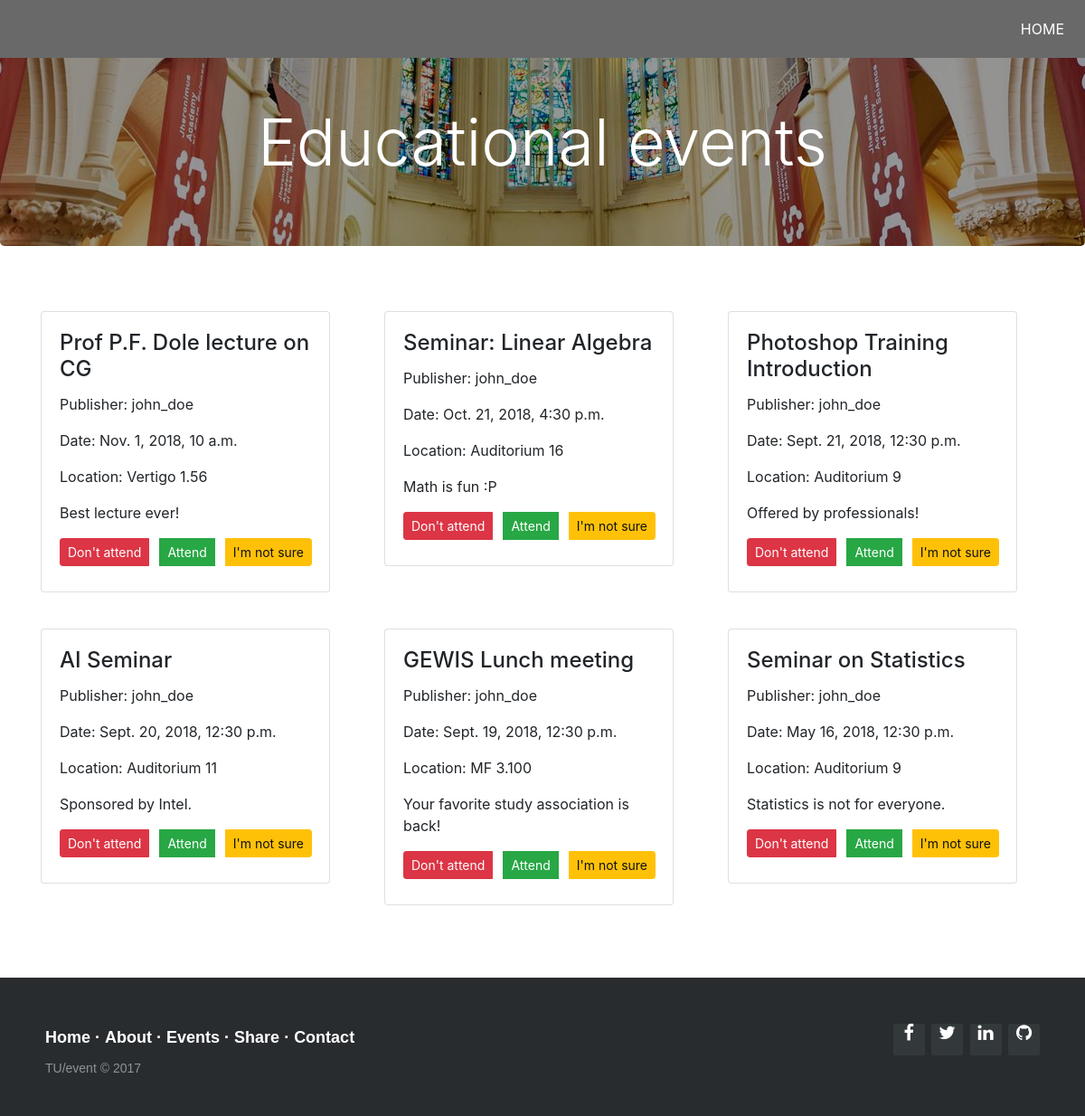
Screenshot of /educational with the database file from the repository.
### app/models.py (models this page shows, shortened)
class Event(models.Model):
    CATEGORIES = (
        ('le', 'Leisure'),
        ('pe', 'Personal'),
        ('ed', 'Educational'),
        ('pr', 'Professional'),
    )
    published_by = models.ForeignKey(User, on_delete=models.CASCADE)
    event_name = models.CharField(max_length=200)
    event_location = models.CharField(max_length=250)
    event_date = models.DateTimeField('Date_format: YYYY-MM-DD HH:mm:ss')
    event_description = models.CharField(max_length=300)
    event_category = models.CharField(
        max_length=2,
        choices=CATEGORIES,
    )

### app/views.py (the view)
# urls.py: path('educational', views.educational, name='educational'),
def educational(request):
    latest_event_list = Event.objects.filter(event_category='ed')
    latest_event_list = latest_event_list.order_by('-event_date')[:50]
    context = {'latest_event_list': latest_event_list,
        'category': 'Educational',
        'css': 'app/educational.css',
        'js': 'app/javascript/educational.js'}
    return render(request, 'app/events-base.html', context)

### app/templates/app/events-base.html (shortened to what this page needs)
{% load static %}
<html>
     <head>
        <link href="{% static css %}" rel = "stylesheet" type = "text/css">
        <link href="{% static 'app/css/bootstrap.min.css' %}" rel ="stylesheet">
        <link rel="stylesheet" href="http://maxcdn.bootstrapcdn.com/font-awesome/4.2.0/css/font-awesome.min.css">
    </head>
    <body>
               <header>
        <nav>
            <ul>
                 <li><a href="{% url 'app:index' %}">HOME</a></li>
            </ul>
        </nav>
    </header>
        <div class="jumbotron leisure_bkg">
            <div class="container">
                    <h1 class="display-3 text-center titlecolor">{{ category }} events</h1>
            </div>
        </div>
        <section class="cards">
            <div class="container">
                <div class="row row-margin">
                    {% if latest_event_list %}
                    {% for event in latest_event_list %}
                    <div class="col-md-4">
                        <div class="card card2" style="width: 20rem;">
                            <div class="card-body">
                                <h4 class="card-title">{{event.event_name}}</h4>
                                <p class="card-text">Publisher: {{event.published_by}} </p>
                                <p class="card-text">Date: {{event.event_date}}</p>
                                <p class="card-text">Location: {{event.event_location}}</p>
                                <p class="card-text">{{event.event_description}}</p>
                             <div class="btn-group" data-toggle="buttons">
                                <label class="btn btn-danger  btn-sm">
                                <input type="radio" name="options" id="option1" autocomplete="off" checked> Don't attend
                                 </label>
                                 <label class="btn btn-success btn-sm">
                                <input type="radio" name="options" id="option2" autocomplete="off"> Attend
                                </label>
                                <label class="btn btn-warning btn-sm">
                                <input type="radio" name="options" id="option3" autocomplete="off"> I'm not sure
                                </label>
                                </div>
                            </div>
                        </div>
                    </div>
                    {% endfor %}
                    {% else %}
                    <p>No events are available </p>
                    {% endif %}
                </div>
            </div>
        </section>
        <footer class="footer-distributed">
			<div class="footer-right">
				<a href="#"><i class="fa fa-facebook"></i></a>
				<a href="#"><i class="fa fa-twitter"></i></a>
				<a href="#"><i class="fa fa-linkedin"></i></a>
				<a href="#"><i class="fa fa-github"></i></a>
			</div>
			<div class="footer-left">
				<p class="footer-links">
					<a href="#">Home</a>
					·
					<a href="#">About</a>
					·
					<a href="#">Events</a>
					·
					<a href="#">Share</a>
					·
                    <a href="#">Contact</a>
				</p>
				<p>TU/event &copy; 2017</p>
			</div>
		</footer>
    </body>
</html>

### app/static/app/educational.css (style rules this page uses)
* { margin:0; padding:0; }
body { font-family: sans-serif; }
.leisure_bkg { background-image: linear-gradient(rgba(0,0,0,0.4), rgba(0,0,0,0.4)), url(img/educational.jpg); background-position: center; }
.titlecolor { margin-top: 50px; color:white; }
.card2 { margin-top: 40px; }
.btn { margin-right:12px; margin-left: 12px; }
nav { overflow: hidden; position: absolute; width: 100%; position: fixed; z-index:1; background-color: dimgray; }
nav a { text-decoration: none; color: #282828; font-size: 16px; padding: 3px; }
nav ul { overflow: hidden; color: #fff; margin: 0; padding: 0; text-align: center; transition: max-height 0.5s; -webkit-transition: max-height 0.5s; -moz-transition: max-height 0.5s; -ms-transition: max-height 0.5s; -o-transition: max-height 0.5s; list-style: none; }
nav ul li { float: right; display: inline-block; padding: 20px; text-decoration: none; }
li > a { position: relative; color: white; text-decoration: none; }
.footer-distributed { background-color: #292c2f; box-shadow: 0 1px 1px 0 rgba(0, 0, 0, 0.12); box-sizing: border-box; width: 100%; text-align: left; font: normal 16px sans-serif; padding: 45px 50px; margin-top: 80px; }
.footer-distributed .footer-left p { color: #8f9296; font-size: 14px; margin: 0; }
.footer-distributed p.footer-links { font-size:18px; font-weight: bold; color: #ffffff; margin: 0 0 10px; padding: 0; }
.footer-distributed p.footer-links a { display:inline-block; line-height: 1.8; text-decoration: none; color: inherit; padding-top: 5px; }
.footer-distributed .footer-right { float: right; margin-top: 6px; max-width: 180px; }
.footer-distributed .footer-right a { display: inline-block; width: 35px; height: 35px; background-color: #33383b; border-radius: 2px; font-size: 20px; color: #ffffff; text-align: center; line-height: 35px; margin-left: 3px; }

### rows the page displays
Event: event_name "Prof P.F. Dole lecture on CG", published_by "john_doe", event_date "Nov. 1, 2018, 10 a.m.", event_location "Vertigo 1.56", event_description "Best lecture ever!"
Event: event_name "Seminar: Linear Algebra", published_by "john_doe", event_date "Oct. 21, 2018, 4:30 p.m.", event_location "Auditorium 16", event_description "Math is fun :P"
Event: event_name "Photoshop Training Introduction", published_by "john_doe", event_date "Sept. 21, 2018, 12:30 p.m.", event_location "Auditorium 9", event_description "Offered by professionals!"
Event: event_name "AI Seminar", published_by "john_doe", event_date "Sept. 20, 2018, 12:30 p.m.", event_location "Auditorium 11", event_description "Sponsored by Intel."
Event: event_name "GEWIS Lunch meeting", published_by "john_doe", event_date "Sept. 19, 2018, 12:30 p.m.", event_location "MF 3.100", event_description "Your favorite study association is back!"
Event: event_name "Seminar on Statistics", published_by "john_doe", event_date "May 16, 2018, 12:30 p.m.", event_location "Auditorium 9", event_description "Statistics is not for everyone."

### other values shown
{{ category }} "Educational"
